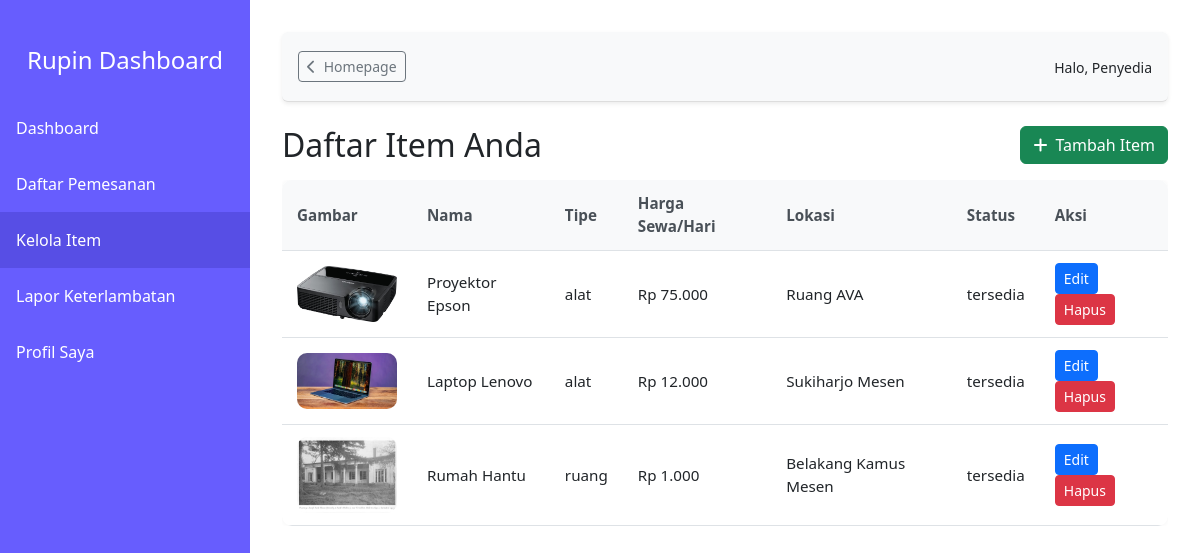
The app's page /penyedia/kelola_item.php (signed in) with its own data.
### tables this page shows
CREATE TABLE `items` (
  `item_id` int(11) NOT NULL,
  `user_id` int(11) DEFAULT NULL,
  `nama` varchar(100) DEFAULT NULL,
  `tipe` enum('ruang','alat') DEFAULT NULL,
  `harga_sewa` double DEFAULT NULL,
  `lokasi` varchar(100) DEFAULT NULL,
  `status` enum('tersedia','tidak tersedia') DEFAULT NULL,
  `gambar` varchar(255) DEFAULT NULL,
  `deskripsi` text DEFAULT NULL
);

### penyedia/kelola_item.php (the view, shortened to what this page needs)
<?php
include '../config.php';
$user_id = $_SESSION['user_id'];
$query = "SELECT * FROM items WHERE user_id = ?";
$stmt = $con->prepare($query);
$stmt->bind_param("i", $user_id);
$stmt->execute();
$result = $stmt->get_result();
?>
<!DOCTYPE html>
<html lang="id">
<head>
    <link href="https://cdn.jsdelivr.net/npm/bootstrap@5.3.3/dist/css/bootstrap.min.css"  rel="stylesheet">
    <link rel="stylesheet" href="https://cdnjs.cloudflare.com/ajax/libs/font-awesome/6.5.0/css/all.min.css">
    <link href="../styles/dashboard.css" rel="stylesheet">
</head>
<body>
<div class="sidebar">
    <h4 class="header-sidebar text-center py-3">Rupin Dashboard</h4>
    <a href="index.php" class="<?= basename($_SERVER['PHP_SELF']) == 'index.php' ? 'active' : '' ?>">Dashboard</a>
    <a href="daftar_pemesanan.php" class="<?= basename($_SERVER['PHP_SELF']) == 'daftar_pemesanan.php' ? 'active' : '' ?>">Daftar Pemesanan</a>
    <a href="kelola_item.php" class="<?= basename($_SERVER['PHP_SELF']) == 'kelola_item.php' ? 'active' : '' ?>">Kelola Item</a>
    <a href="laporan_keterlambatan.php">Lapor Keterlambatan</a>
    <a href="profil.php" class="<?= basename($_SERVER['PHP_SELF']) == 'profil.php' ? 'active' : '' ?>">Profil Saya</a>
</div>
<div class="content">
    <div class="top-nav rounded shadow-sm mb-4">
        <div>
            <a href="../index.php" class="go-home btn btn-outline-secondary btn-sm "><i class="fa-solid fa-chevron-left me-2"></i>Homepage</i></a>
        </div>
        <div class="text-end">
            <small>Halo, <?= ucfirst($_SESSION['role']) ?></small><br>
        </div>
    </div>
    <div class="d-flex justify-content-between align-items-center mb-3">
        <h2 class="mb-0">Daftar Item Anda</h2>
        <a href="tambah_item.php" class="btn btn-success">
            <i class="fa-solid fa-plus me-2"></i>Tambah Item
        </a>
    </div>
    <div class="table-responsive">
        <table class="custom-table">
            <thead>
                <tr>
                    <th>Gambar</th>
                    <th>Nama</th>
                    <th>Tipe</th>
                    <th>Harga Sewa/Hari</th>
                    <th>Lokasi</th>
                    <th>Status</th>
                    <th>Aksi</th>
                </tr>
            </thead>
            <tbody>
                <?php while ($row = mysqli_fetch_assoc($result)) : ?>
                <tr>
                    <td>
                        <?php if (!empty($row['gambar'])) : ?>
                            <img src="../uploads/<?= htmlspecialchars($row['gambar']) ?>" alt="<?= htmlspecialchars($row['nama']) ?>" class="item-image">
                        <?php else : ?>
                            <em>Tidak ada gambar</em>
                        <?php endif; ?>
                    </td>
                    <td><?= htmlspecialchars($row['nama']) ?></td>
                    <td><?= htmlspecialchars($row['tipe']) ?></td>
                    <td>Rp <?= number_format($row['harga_sewa'], 0, ',', '.') ?></td>
                    <td><?= htmlspecialchars($row['lokasi']) ?></td>
                    <td><?= htmlspecialchars($row['status']) ?></td>
                    <td>
                        <a href="edit_item.php?id=<?= $row['item_id'] ?>" class="btn btn-sm btn-primary">Edit</a>
                        <button type="button" class="btn btn-sm btn-danger" data-bs-toggle="modal" data-bs-target="#hapusModal<?= $row['item_id'] ?>">Hapus</button>
                    </td>
                </tr>
                <?php endwhile; ?>
            </tbody>
        </table>
    </div>
</div>
</body>
</html>

### styles/dashboard.css (style rules this page uses)
body { display: flex; min-height: 100vh; flex-direction: row; margin: 0; }
.sidebar { width: 250px; background-color: #675dfe; color: white; position: fixed; top: 0; left: 0; height: 100vh; overflow-y: auto; }
.top-nav { display: flex; justify-content: space-between; align-items: center; background-color: #f8f9fa; padding: 0.5rem 1rem; border-bottom: 1px solid #ddd; margin-bottom: 2rem; height: 70px; }
.content { flex: 1; padding: 2rem; margin-left: 250px; }
.sidebar a { color: white; text-decoration: none; display: block; padding: 1rem; }
.sidebar a:hover, .sidebar .active { background-color: #574ee5; }
.header-sidebar { margin: 30px 0px 0px 0px; height: 70px; }
.custom-table { width: 100%; border-collapse: collapse; background-color: #ffffff; border-radius: 10px; overflow: hidden; box-shadow: 0 0 5px rgba(0, 0, 0, 0.05); font-size: 0.95rem; }
.custom-table thead tr { background-color: #f8f9fa; color: #495057; }
.custom-table th, .custom-table td { padding: 12px 15px; text-align: left; border-bottom: 1px solid #dee2e6; }

### penyedia/kelola_item.php (style rules this page uses)
.custom-table { width: 100%; border-collapse: collapse; background-color: #ffffff; border-radius: 10px; overflow: hidden; box-shadow: 0 0 5px rgba(0,0,0,0.05); font-size: 0.95rem; }
.custom-table thead tr { background-color: #f8f9fa; color: #495057; }
.custom-table th, .custom-table td { padding: 12px 15px; text-align: left; border-bottom: 1px solid #dee2e6; }
.item-image { max-width: 100px; height: auto; border-radius: 10px; object-fit: cover; }

### records on screen
items: gambar (picture), nama "Proyektor Epson", tipe "alat", harga_sewa "75.000", lokasi "Ruang AVA", status "tersedia"
items: gambar (picture), nama "Laptop Lenovo", tipe "alat", harga_sewa "12.000", lokasi "Sukiharjo Mesen", status "tersedia"
items: gambar (picture), nama "Rumah Hantu", tipe "ruang", harga_sewa "1.000", lokasi "Belakang Kamus Mesen", status "tersedia"

### other values on screen
$_SESSION['role'] "Penyedia"
